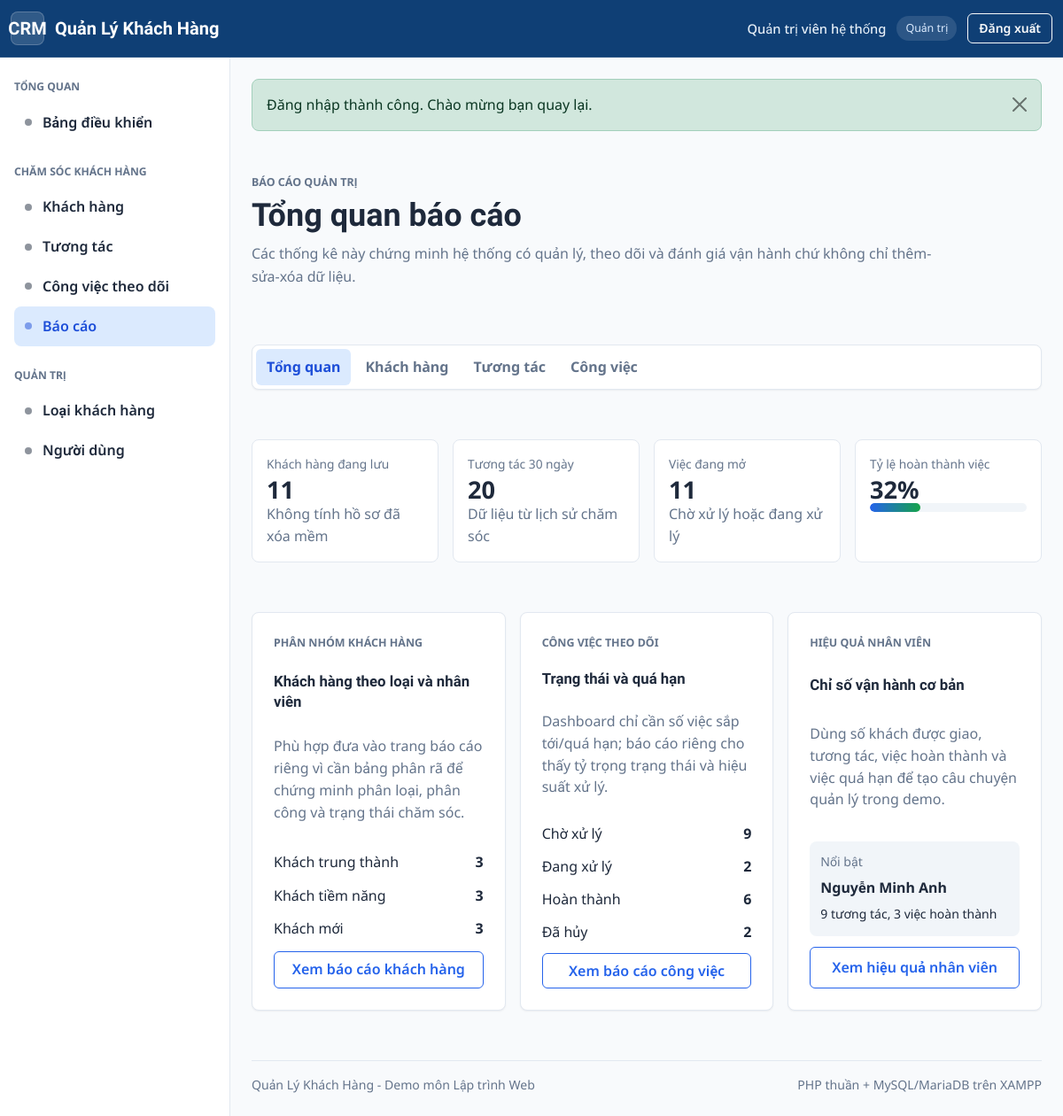
/bao-cao/index.php (signed in), run on the app's committed database.
### tables this page shows
CREATE TABLE `customer_types` (
    `id` INT UNSIGNED NOT NULL AUTO_INCREMENT,
    `name` VARCHAR(80) NOT NULL,
    `description` VARCHAR(255) NULL,
    `priority_score` TINYINT UNSIGNED NOT NULL DEFAULT 0,
    `color` VARCHAR(20) NOT NULL DEFAULT '#64748b',
    `is_active` TINYINT(1) NOT NULL DEFAULT 1,
    `created_at` DATETIME NOT NULL DEFAULT CURRENT_TIMESTAMP,
    `updated_at` DATETIME NOT NULL DEFAULT CURRENT_TIMESTAMP ON UPDATE CURRENT_TIMESTAMP,
    PRIMARY KEY (`id`),
    UNIQUE KEY `uq_customer_types_name` (`name`),
    KEY `idx_customer_types_active` (`is_active`),
    KEY `idx_customer_types_priority_score` (`priority_score`)
);

CREATE TABLE `users` (
    `id` INT UNSIGNED NOT NULL AUTO_INCREMENT,
    `full_name` VARCHAR(120) NOT NULL,
    `username` VARCHAR(50) NOT NULL,
    `email` VARCHAR(191) NOT NULL,
    `phone` VARCHAR(32) NULL,
    `password_hash` VARCHAR(255) NOT NULL,
    `role` ENUM('admin', 'staff') NOT NULL DEFAULT 'staff',
    `status` ENUM('active', 'locked') NOT NULL DEFAULT 'active',
    `last_login_at` DATETIME NULL,
    `created_at` DATETIME NOT NULL DEFAULT CURRENT_TIMESTAMP,
    `updated_at` DATETIME NOT NULL DEFAULT CURRENT_TIMESTAMP ON UPDATE CURRENT_TIMESTAMP,
    PRIMARY KEY (`id`),
    UNIQUE KEY `uq_users_username` (`username`),
    UNIQUE KEY `uq_users_email` (`email`),
    KEY `idx_users_role_status` (`role`, `status`),
    KEY `idx_users_status` (`status`),
    KEY `idx_users_last_login_at` (`last_login_at`)
);

### cau-hinh/ket-noi-csdl.php (called while the page is built, shortened)
<?php
function lay_ket_noi_csdl(): PDO
{
    static $pdo = null;
    if ($pdo instanceof PDO) {
        return $pdo;
    }
    $dsn = sprintf(
        'mysql:host=%s;port=%d;dbname=%s;charset=%s',
        DB_HOST,
        DB_PORT,
        DB_NAME,
        DB_CHARSET
    );
    try {
        $pdo = new PDO($dsn, DB_USERNAME, DB_PASSWORD, [
            PDO::ATTR_ERRMODE => PDO::ERRMODE_EXCEPTION,
            PDO::ATTR_DEFAULT_FETCH_MODE => PDO::FETCH_ASSOC,
            PDO::ATTR_EMULATE_PREPARES => false,
            PDO::MYSQL_ATTR_INIT_COMMAND => 'SET NAMES ' . DB_CHARSET,
        ]);
        $pdo->exec('SET NAMES ' . DB_CHARSET . ' COLLATE ' . lay_collation_ket_noi($pdo));
    } catch (PDOException $exception) {
        throw new RuntimeException('Không thể kết nối cơ sở dữ liệu.', 0, $exception);
    }
    return $pdo;
}
function lay_collation_ket_noi(PDO $pdo): string
{
    $collations = [DB_COLLATION, DB_FALLBACK_COLLATION];
    $stmt = $pdo->prepare(
        'SELECT COLLATION_NAME
         FROM information_schema.COLLATIONS
         WHERE CHARACTER_SET_NAME = :charset
           AND COLLATION_NAME = :collation
         LIMIT 1'
    );
    foreach ($collations as $collation) {
        $stmt->execute([
            'charset' => DB_CHARSET,
            'collation' => $collation,
        ]);
        if ($stmt->fetchColumn()) {
            return $collation;
        }
    }
    return DB_FALLBACK_COLLATION;
}

### dung-chung/ham-csdl.php (called while the page is built, shortened)
<?php
require_once __DIR__ . '/../cau-hinh/ket-noi-csdl.php';
function chay_truy_van(string $sql, array $thamSo = []): PDOStatement
{
    $stmt = lay_ket_noi_csdl()->prepare($sql);
    $stmt->execute($thamSo);
    return $stmt;
}
function lay_nhieu_dong(string $sql, array $thamSo = []): array
{
    return chay_truy_van($sql, $thamSo)->fetchAll();
}
function lay_mot_gia_tri(string $sql, array $thamSo = []): mixed
{
    $giaTri = chay_truy_van($sql, $thamSo)->fetchColumn();
    return $giaTri === false ? null : $giaTri;
}

### bao-cao/du-lieu-bao-cao.php (called while the page is built, shortened)
<?php
function nhan_trang_thai_viec_bao_cao(): array
{
    return ['pending' => 'Chờ xử lý', 'in_progress' => 'Đang xử lý', 'completed' => 'Hoàn thành', 'cancelled' => 'Đã hủy'];
}
function ti_le_bao_cao(int|float $giaTri, int|float $tong): int
{
    return $tong > 0 ? (int) round(($giaTri / $tong) * 100) : 0;
}
function lay_tong_quan_bao_cao(): array
{
    $khachHang = (int) lay_mot_gia_tri("SELECT COUNT(*) FROM customers WHERE deleted_at IS NULL");
    $nhanVien = (int) lay_mot_gia_tri("SELECT COUNT(*) FROM users WHERE role = 'staff' AND status = 'active'");
    $tuongTac30Ngay = (int) lay_mot_gia_tri(
        "SELECT COUNT(*)
         FROM interactions i
         INNER JOIN customers c ON c.id = i.customer_id
         WHERE c.deleted_at IS NULL AND i.interaction_at >= DATE_SUB(NOW(), INTERVAL 30 DAY)"
    );
    $viecDangMo = (int) lay_mot_gia_tri(
        "SELECT COUNT(*)
         FROM follow_up_tasks t
         INNER JOIN customers c ON c.id = t.customer_id
         WHERE c.deleted_at IS NULL AND t.status IN ('pending', 'in_progress')"
    );
    $viecQuaHan = (int) lay_mot_gia_tri(
        "SELECT COUNT(*)
         FROM follow_up_tasks t
         INNER JOIN customers c ON c.id = t.customer_id
         WHERE c.deleted_at IS NULL AND t.status IN ('pending', 'in_progress') AND t.due_at < NOW()"
    );
    $tongViec = (int) lay_mot_gia_tri("SELECT COUNT(*) FROM follow_up_tasks");
    $viecHoanThanh = (int) lay_mot_gia_tri("SELECT COUNT(*) FROM follow_up_tasks WHERE status = 'completed'");
    return [
        'khach_hang' => $khachHang,
        'nhan_vien' => $nhanVien,
        'tuong_tac_30_ngay' => $tuongTac30Ngay,
        'viec_dang_mo' => $viecDangMo,
        'viec_qua_han' => $viecQuaHan,
        'ty_le_hoan_thanh_viec' => ti_le_bao_cao($viecHoanThanh, $tongViec),
    ];
}
function lay_khach_hang_theo_loai_bao_cao(): array
{
    return lay_nhieu_dong(
        "SELECT ct.id, ct.name, ct.color, ct.priority_score,
            COUNT(c.id) AS total,
            SUM(CASE WHEN c.status = 'active' THEN 1 ELSE 0 END) AS active_count,
            SUM(CASE WHEN c.status = 'potential' THEN 1 ELSE 0 END) AS potential_count,
            SUM(CASE WHEN c.status = 'inactive' THEN 1 ELSE 0 END) AS inactive_count
         FROM customer_types ct
         LEFT JOIN customers c ON c.customer_type_id = ct.id AND c.deleted_at IS NULL
         GROUP BY ct.id, ct.name, ct.color, ct.priority_score
         ORDER BY total DESC, ct.priority_score DESC, ct.name ASC"
    );
}
function lay_cong_viec_theo_trang_thai_bao_cao(): array
{
    return lay_nhieu_dong(
        "SELECT t.status, COUNT(*) AS total,
            SUM(CASE WHEN t.status IN ('pending', 'in_progress') AND t.due_at < NOW() THEN 1 ELSE 0 END) AS overdue_count
         FROM follow_up_tasks t
         INNER JOIN customers c ON c.id = t.customer_id
         WHERE c.deleted_at IS NULL
         GROUP BY t.status
         ORDER BY FIELD(t.status, 'pending', 'in_progress', 'completed', 'cancelled')"
    );
}
function lay_hieu_qua_nhan_vien_bao_cao(): array
{
    return lay_nhieu_dong(
        "SELECT u.id, u.full_name AS staff_name,
            COALESCE(c.assigned_customers, 0) AS assigned_customers,
            COALESCE(i.interaction_count, 0) AS interaction_count,
            COALESCE(t.total_tasks, 0) AS total_tasks,
            COALESCE(t.completed_tasks, 0) AS completed_tasks,
            COALESCE(t.open_tasks, 0) AS open_tasks,
            COALESCE(t.overdue_tasks, 0) AS overdue_tasks
         FROM users u
         LEFT JOIN (
            SELECT assigned_user_id, COUNT(*) AS assigned_customers
            FROM customers
            WHERE deleted_at IS NULL
            GROUP BY assigned_user_id
         ) c ON c.assigned_user_id = u.id
         LEFT JOIN (
            SELECT i.user_id, COUNT(*) AS interaction_count
            FROM interactions i
            INNER JOIN customers c ON c.id = i.customer_id
            WHERE c.deleted_at IS NULL
            GROUP BY i.user_id
         ) i ON i.user_id = u.id
         LEFT JOIN (
            SELECT t.assigned_user_id,
                COUNT(*) AS total_tasks,
                SUM(CASE WHEN t.status = 'completed' THEN 1 ELSE 0 END) AS completed_tasks,
                SUM(CASE WHEN t.status IN ('pending', 'in_progress') THEN 1 ELSE 0 END) AS open_tasks,
                SUM(CASE WHEN t.status IN ('pending', 'in_progress') AND t.due_at < NOW() THEN 1 ELSE 0 END) AS overdue_tasks
            FROM follow_up_tasks t
            INNER JOIN customers c ON c.id = t.customer_id
            WHERE c.deleted_at IS NULL
            GROUP BY t.assigned_user_id
         ) t ON t.assigned_user_id = u.id
         WHERE u.role = 'staff' AND u.status = 'active'
         ORDER BY completed_tasks DESC, interaction_count DESC, overdue_tasks ASC, u.full_name ASC"
    );
}

### dung-chung/ham-chung.php (called while the page is built, shortened)
<?php
function e(mixed $giaTri): string
{
    return htmlspecialchars((string) ($giaTri ?? ''), ENT_QUOTES | ENT_SUBSTITUTE, 'UTF-8');
}
function duong_dan(string $duongDan = ''): string
{
    return rtrim(DUONG_DAN_GOC, '/') . '/' . ltrim($duongDan, '/');
}

### bao-cao/index.php (the view, shortened to what this page needs)
<?php
require __DIR__ . '/../dung-chung/kiem-tra-dang-nhap.php';
require_once __DIR__ . '/du-lieu-bao-cao.php';
$tongQuan = lay_tong_quan_bao_cao();
$theoLoai = lay_khach_hang_theo_loai_bao_cao();
$theoTrangThaiViec = lay_cong_viec_theo_trang_thai_bao_cao();
$hieuQuaNhanVien = lay_hieu_qua_nhan_vien_bao_cao();
$topNhanVien = $hieuQuaNhanVien[0] ?? null;
require __DIR__ . '/../giao-dien/dau-trang.php';
?>
<div class="page-header">
    <div>
        <p class="eyebrow">Báo cáo quản trị</p>
        <h1 class="page-title">Tổng quan báo cáo</h1>
        <p class="page-subtitle">Các thống kê này chứng minh hệ thống có quản lý, theo dõi và đánh giá vận hành chứ không chỉ thêm-sửa-xóa dữ liệu.</p>
    </div>
</div>
<?php require __DIR__ . '/thanh-dieu-huong-bao-cao.php'; ?>
<section class="report-stat-grid">
    <article class="stat-card">
        <div class="stat-label">Khách hàng đang lưu</div>
        <div class="stat-value number"><?= e(number_format($tongQuan['khach_hang'], 0, ',', '.')) ?></div>
        <p class="text-muted mb-0">Không tính hồ sơ đã xóa mềm</p>
    </article>
    <article class="stat-card">
        <div class="stat-label">Tương tác 30 ngày</div>
        <div class="stat-value number"><?= e(number_format($tongQuan['tuong_tac_30_ngay'], 0, ',', '.')) ?></div>
        <p class="text-muted mb-0">Dữ liệu từ lịch sử chăm sóc</p>
    </article>
    <article class="stat-card">
        <div class="stat-label">Việc đang mở</div>
        <div class="stat-value number"><?= e(number_format($tongQuan['viec_dang_mo'], 0, ',', '.')) ?></div>
        <p class="text-muted mb-0">Chờ xử lý hoặc đang xử lý</p>
    </article>
    <article class="stat-card">
        <div class="stat-label">Tỷ lệ hoàn thành việc</div>
        <div class="stat-value number"><?= e((string) $tongQuan['ty_le_hoan_thanh_viec']) ?>%</div>
        <div class="report-progress" aria-hidden="true"><span style="width: <?= e((string) $tongQuan['ty_le_hoan_thanh_viec']) ?>%"></span></div>
    </article>
</section>
<section class="report-overview-grid">
    <article class="surface-card report-link-card">
        <p class="eyebrow">Phân nhóm khách hàng</p>
        <h2 class="card-title">Khách hàng theo loại và nhân viên</h2>
        <p class="text-muted">Phù hợp đưa vào trang báo cáo riêng vì cần bảng phân rã để chứng minh phân loại, phân công và trạng thái chăm sóc.</p>
        <div class="report-mini-list">
            <?php foreach (array_slice($theoLoai, 0, 3) as $dong): ?>
                <div><span><?= e($dong['name']) ?></span><strong><?= e((string) $dong['total']) ?></strong></div>
            <?php endforeach; ?>
        </div>
        <a class="btn btn-outline-primary" href="<?= e(duong_dan('bao-cao/khach-hang.php')) ?>">Xem báo cáo khách hàng</a>
    </article>
    <article class="surface-card report-link-card">
        <p class="eyebrow">Công việc theo dõi</p>
        <h2 class="card-title">Trạng thái và quá hạn</h2>
        <p class="text-muted">Dashboard chỉ cần số việc sắp tới/quá hạn; báo cáo riêng cho thấy tỷ trọng trạng thái và hiệu suất xử lý.</p>
        <div class="report-mini-list">
            <?php foreach ($theoTrangThaiViec as $dong): ?>
                <div><span><?= e(nhan_trang_thai_viec_bao_cao()[$dong['status']] ?? $dong['status']) ?></span><strong><?= e((string) $dong['total']) ?></strong></div>
            <?php endforeach; ?>
        </div>
        <a class="btn btn-outline-primary" href="<?= e(duong_dan('bao-cao/cong-viec.php')) ?>">Xem báo cáo công việc</a>
    </article>
    <article class="surface-card report-link-card">
        <p class="eyebrow">Hiệu quả nhân viên</p>
        <h2 class="card-title">Chỉ số vận hành cơ bản</h2>
        <p class="text-muted">Dùng số khách được giao, tương tác, việc hoàn thành và việc quá hạn để tạo câu chuyện quản lý trong demo.</p>
        <?php if ($topNhanVien): ?>
            <div class="report-highlight">
                <span>Nổi bật</span>
                <strong><?= e($topNhanVien['staff_name']) ?></strong>
                <small><?= e((string) $topNhanVien['interaction_count']) ?> tương tác, <?= e((string) $topNhanVien['completed_tasks']) ?> việc hoàn thành</small>
            </div>
        <?php endif; ?>
        <a class="btn btn-outline-primary" href="<?= e(duong_dan('bao-cao/cong-viec.php#hieu-qua-nhan-vien')) ?>">Xem hiệu quả nhân viên</a>
    </article>
</section>
<?php require __DIR__ . '/../giao-dien/cuoi-trang.php'; ?>

### data on the page
customer_types: name "Khách trung thành", total "3"
customer_types: name "Khách tiềm năng", total "3"
customer_types: name "Khách mới", total "3"
users: full_name "Nguyễn Minh Anh"

### other printed values
TEN_UNG_DUNG "Quản Lý Khách Hàng"
$nguoiDung['ho_ten'] ?: $nguoiDung['ten_dang_nhap'] "Quản trị viên hệ thống"
$vaiTro "Quản trị"
$nhan "Bảng điều khiển Khách hàng Tương tác Công việc theo dõi Báo cáo Loại khách hàng Người dùng"
$thongBao['noi_dung'] "Đăng nhập thành công. Chào mừng bạn quay lại."
$tongQuan['khach_hang'] "11"
$tongQuan['tuong_tac_30_ngay'] "20"
$tongQuan['viec_dang_mo'] "11"
$tongQuan['ty_le_hoan_thanh_viec'] "32"
nhan_trang_thai_viec_bao_cao()[$dong['status']] "Chờ xử lý"
$dong['total'] "9"
nhan_trang_thai_viec_bao_cao()[$dong['status']] "Đang xử lý"
$dong['total'] "2"
nhan_trang_thai_viec_bao_cao()[$dong['status']] "Hoàn thành"
$dong['total'] "6"
